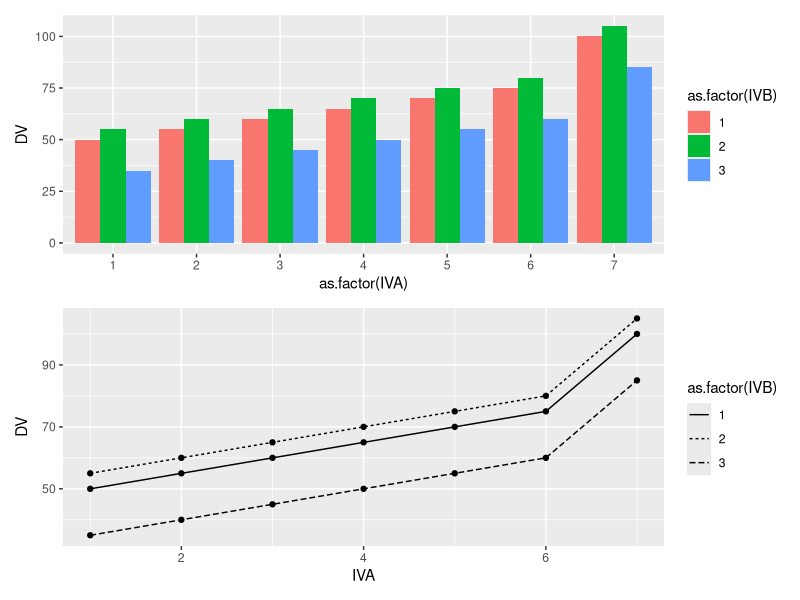
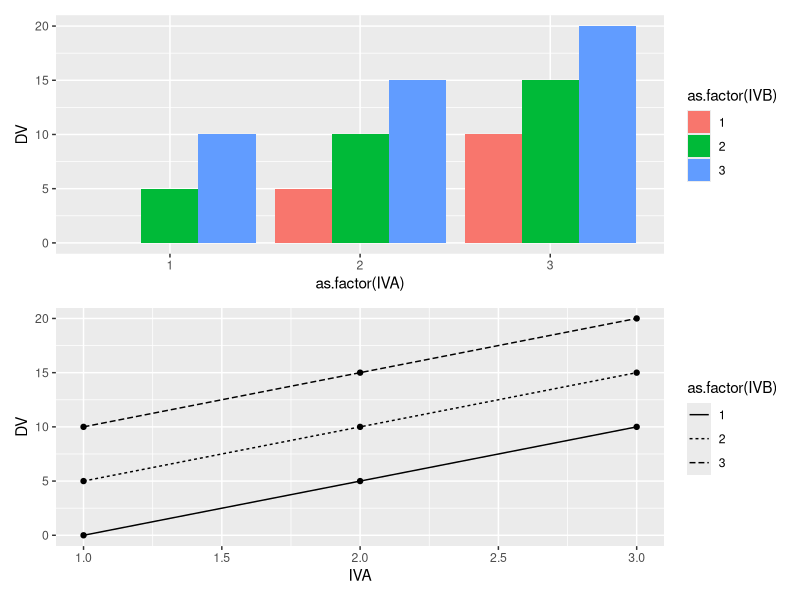

Reproduce these figures in R, in order. (Note: this script raises an error after producing the figures.)
## ---- chunk 1
knitr::opts_chunk$set(
  collapse = TRUE,
  comment = "#>",
  message = FALSE,
  warning = FALSE
)
## ---- chunk 2
#load libraries
library(tibble)
library(ggplot2)
library(patchwork)

# define 2-factor score model
grand_mean <- 50
A <- c(0,5,10,15,20,25,50)
B <- c(0,5,-15)
AB <- rep(0,length(A)*length(B))

# create design table
model_data <- tibble()
for(i in 1:length(A)){
  for(j in 1:length(B)){
    IVA <- i 
    IVB <- j
    DV <- grand_mean+A[i]+B[j]+AB[(i-1)*length(B)+j]
    sc_GM <- grand_mean
    sc_A <- A[i]
    sc_B <- B[j]
    sc_AB <- AB[(i-1)*length(B)+j] 
    row_entry <- tibble(IVA,IVB,DV,
                        sc_GM,sc_A,sc_B,sc_AB)
    model_data <- rbind(model_data,row_entry)
  }
}

knitr::kable(model_data)

# generate plots
bar_graph <- ggplot(model_data, 
                    aes(y=DV,
                        x=as.factor(IVA),
                        fill=as.factor(IVB)))+
  geom_bar(stat='identity', position='dodge')

line_graph <- ggplot(model_data, 
                     aes(y=DV,
                         x=IVA,
                         linetype=as.factor(IVB)))+
  geom_line()+
  geom_point()

(bar_graph/line_graph)

## ---- chunk 3
# define 2-factor score model
grand_mean <- 10
A <- c(-5,0,5)
B <- c(-5,0,5)
AB <- rep(0,length(A)*length(B))

# create design table
model_data <- tibble()
for(i in 1:length(A)){
  for(j in 1:length(B)){
    IVA <- i 
    IVB <- j
    DV <- grand_mean+A[i]+B[j]+AB[(i-1)*length(B)+j]
    sc_GM <- grand_mean
    sc_A <- A[i]
    sc_B <- B[j]
    sc_AB <- AB[(i-1)*length(B)+j] 
    row_entry <- tibble(IVA,IVB,DV,
                        sc_GM,sc_A,sc_B,sc_AB)
    model_data <- rbind(model_data,row_entry)
  }
}

knitr::kable(model_data)

# generate plots
bar_graph <- ggplot(model_data, 
                    aes(y=DV,
                        x=as.factor(IVA),
                        fill=as.factor(IVB)))+
  geom_bar(stat='identity', position='dodge')

line_graph <- ggplot(model_data, 
                     aes(y=DV,
                         x=IVA,
                         linetype=as.factor(IVB)))+
  geom_line()+
  geom_point()

(bar_graph/line_graph)

## ---- chunk 4
knitr::include_graphics('imgs/Factorial/visual_search.png')
## ---- chunk 5

# define 2-factor score model
grand_mean <- 500
A <- c(-100,0,100)
B <- c(100,-100)
AB <- c(0,0,0,-100,0,-200)

# create design table
model_data <- tibble()
for(i in 1:length(A)){
  for(j in 1:length(B)){
    IVA <- i 
    IVB <- j
    DV <- grand_mean+A[i]+B[j]+AB[(i-1)*length(B)+j]
    sc_GM <- grand_mean
    sc_A <- A[i]
    sc_B <- B[j]
    sc_AB <- AB[(i-1)*length(B)+j] 
    row_entry <- tibble(IVA,IVB,DV,
                        sc_GM,sc_A,sc_B,sc_AB)
    model_data <- rbind(model_data,row_entry)
  }
}

knitr::kable(model_data)

# generate plots
bar_graph <- ggplot(model_data, 
                    aes(y=DV,
                        x=as.factor(IVA),
                        fill=as.factor(IVB)))+
  geom_bar(stat='identity', position='dodge')

line_graph <- ggplot(model_data, 
                     aes(y=DV,
                         x=IVA,
                         linetype=as.factor(IVB)))+
  geom_line()+
  geom_point()

(bar_graph/line_graph)

## ---- chunk 6
# N per group
N <- 200

A_pvalue <- c()
B_pvalue <- c()
AB_pvalue <- c()
for(i in 1:1000){
  IVA <- rep(rep(c("1","2"), each=2),N)
  IVB <- rep(rep(c("1","2"), 2),N)
  DV <- c(replicate(N,c(rnorm(1,0,1), # means A1B1
                        rnorm(1,0,1), # means A1B2
                        rnorm(1,.2,1), # means A2B1
                        rnorm(1,.2,1)  # means A2B2
          )))
  sim_df <- data.frame(IVA,IVB,DV)
  
  aov_results <- summary(aov(DV~IVA*IVB, sim_df))
  A_pvalue[i]<-aov_results[[1]]$`Pr(>F)`[1]
  B_pvalue[i]<-aov_results[[1]]$`Pr(>F)`[2]
  AB_pvalue[i]<-aov_results[[1]]$`Pr(>F)`[3]
}

length(A_pvalue[A_pvalue<0.05])/1000
length(B_pvalue[B_pvalue<0.05])/1000
length(AB_pvalue[AB_pvalue<0.05])/1000
